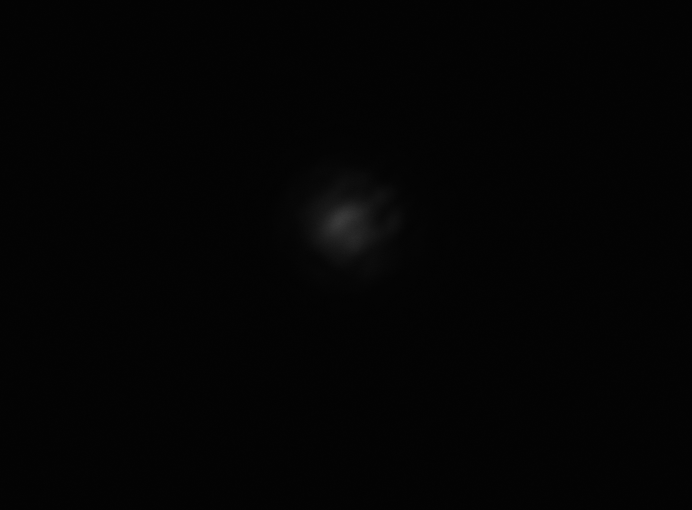
#> input picture 397_25/090_mm_397_nm.tif, 692 x 510 px; its folder holds 4 pictures in this run
$ python centered_waist_characterization.py
#> lines starting #> are read from the running program, lines starting #| are printed output that depends on the picture
'''
Format Idea (to make a diameter vs distance plot)
Refrence: https://github.com/SQRLab/beam_curve_fit/blob/master/beam-profiler.py
This code characterizes a laser beam as well as centering it at 0.
'''
import os
from PIL import Image
import numpy as np
from scipy.optimize import curve_fit
import matplotlib.pyplot as plt

#Gaussian functions
def gaussianbeam(x,a, m, w, offs):
    return a*np.exp(-2*(x-m)**2/w**2)+ offs

def waist_function(z, w0, z0, off):
     #Gaussian funciton waist
    return w0*np.sqrt(1+((z-off)/z0)**2)

# Reading from the folder 397 ,includes all the
# images at diffrent distances (mm)
root = '397_25' #can modify this for diffrent folder names
fnames = os.listdir(root)
length = len(fnames)
wavelength = fnames[0][7:10]

# Saving the names, x and y diameter measured by the camera
# and the pixels into arrays for further calculations
filenames = []
xDiameter = []
w_stddevs = []

#getting the images and reading them to then determine the beam diameter
for i in range(length):
    filepaths = os.path.join(root, fnames[i])
    names = fnames[i] ## to get the distance that is in the name
    filenames.append(names)

    #getting the images
    img = Image.open(filepaths)
#> img is the input picture: PIL image 692x510 RGBA; mean R, G, B, A 3.8, 3.8, 3.8, 255
    im = np.asarray(img).astype(float)
    if len(im.shape) > 2:
        im = im.mean(axis = -1)
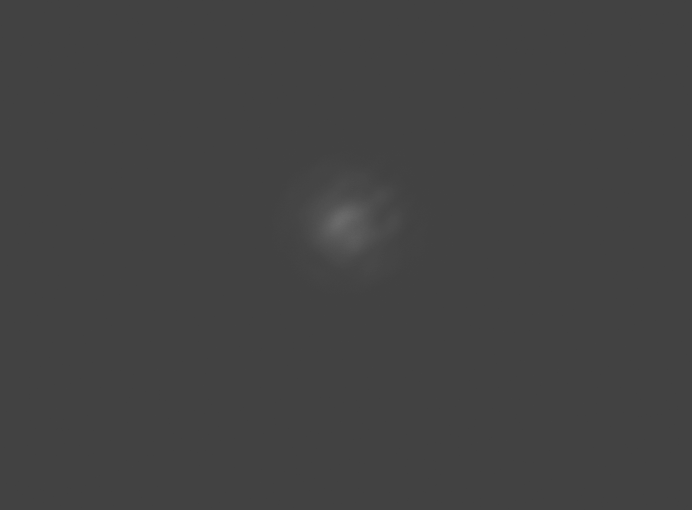
#> im: shape (510, 692) float64; min 65.25, max 107.2, mean 66.6
    pix_len = 4.84e-6 ##defult pixel length of the camera

    # shape of the beam
    h, w = im.shape
#> h = 510; w = 692
    x = np.arange(w)
#> x = 692 values from 0 to 691
    y = np.arange(h)
#> y = 510 values from 0 to 509

    # fit x
    xdata = x
#> xdata = 692 values from 0 to 691
    ydata = im.sum(0)
#> ydata = 692 values, max 35734.5 at index 344, min 33757.5 at index 631, mean 33963.5
    # a, m, w, offs
    p0 = (ydata.max(), xdata.max()/2, xdata.max()/4, im[0,0])
#> p0 = (35734.5, 345.5, 172.8, 66)
    px, cov = curve_fit(gaussianbeam, xdata, ydata, p0)
#> px = [1849, 345.8, 49.99, 33796.1]; cov = [[45.3, 7.39e-08, -0.732, -1.65], [7.39e-08, 0.0108, -2.18e-09, 6.28e-10], [-0.732, -2.18e-09, 0.0464, -0.0891], [-1.65, 6.28e-10, -0.0891, 2.33]]
    mx, wx = px[1], abs(px[2])
#> mx = 345.8; wx = 49.99
    #coveriance for w
    perr = np.sqrt(np.diag(cov)) ##the error needed in the plot
#> perr = [6.73, 0.104, 0.215, 1.53]
    w_stddevs.append(perr[2])

    px1=pix_len*1e6
    wx1=wx*pix_len*1e6
#> wx1 = 241.9
    xDiameter.append(wx1)
#> pass 2 of the loop `for i in range(length):`:
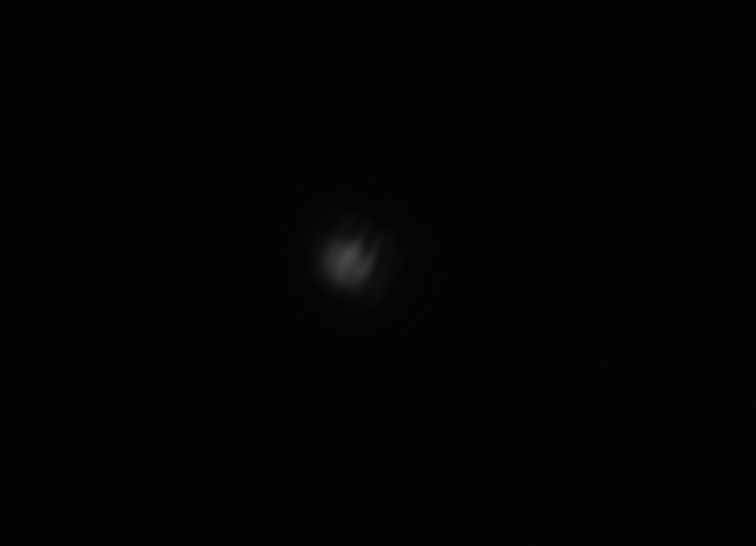
#> input picture 397_25/095_mm_397_nm.tif, 756 x 546 px
#> img is the input picture: PIL image 756x546 RGBA; mean R, G, B, A 3.5, 3.5, 3.5, 255
#> `im = im.mean(axis = -1)`:
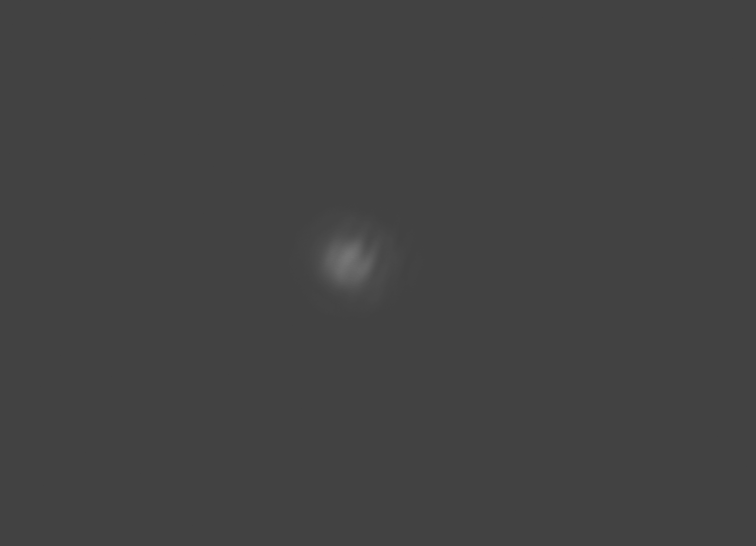
#> im: shape (546, 756) float64; min 65.25, max 117.8, mean 66.4
#> ydata = 756 values, max 38309.2 at index 347, min 36054.8 at index 8, mean 36240.8
#> p0 = (38309.2, 377.5, 188.8, 66)
#> px = [2186.8, 348.8, 38.67, 36100.6]; cov = [[57.08, 9.19e-08, -0.627, -1.39], [9.19e-08, 0.00585, -1.62e-09, 1.07e-12], [-0.627, -1.62e-09, 0.0246, -0.0491], [-1.39, 1.07e-12, -0.0491, 1.96]]
#> mx = 348.8; wx = 38.67
#> perr = [7.56, 0.0765, 0.157, 1.4]
#> wx1 = 187.2
#> pass 3 of the loop `for i in range(length):`:
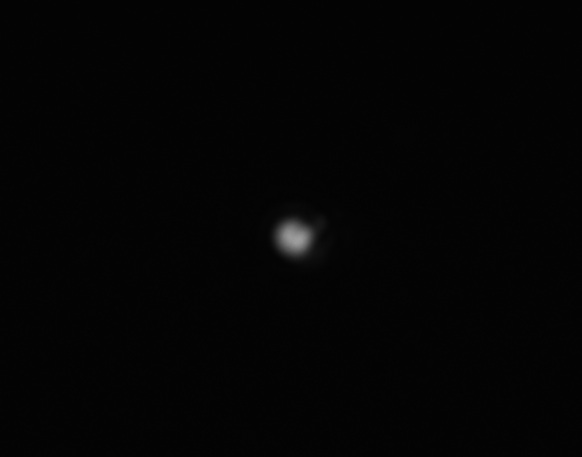
#> input picture 397_25/100_mm_397_nm.tif, 582 x 457 px
#> img is the input picture: PIL image 582x457 RGBA; mean R, G, B, A 3.8, 3.8, 3.8, 255
#> `im = im.mean(axis = -1)`:
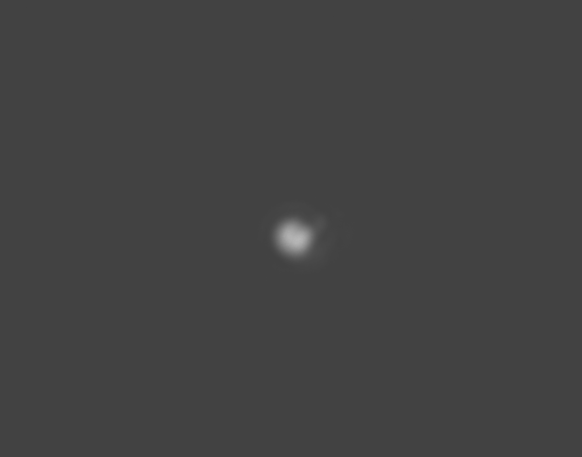
#> im: shape (457, 582) float64; min 65.25, max 183, mean 66.6
#> ydata = 582 values, max 33603 at index 295, min 30229.5 at index 119, mean 30435.3
#> p0 = (33603, 290.5, 145.2, 66)
#> px = [3455.5, 294.4, 23.61, 30259.6]; cov = [[122, 1.02e-07, -0.526, -2.29], [1.02e-07, 0.00187, -7.38e-10, 3.05e-10], [-0.526, -7.38e-10, 0.00779, -0.0312], [-2.29, 3.05e-10, -0.0312, 3.23]]
#> mx = 294.4; wx = 23.61
#> perr = [11.04, 0.0433, 0.0883, 1.8]
#> wx1 = 114.3
#> the loop made 4 passes; the first 3 are shown

### distances away from the lens
distance = []
#> distance = []
for k in range(len(filenames)):
    cameradistance = 17 # mm
    d = int(filenames[k][0:3]) + cameradistance
    distance.append(d)

###ploting the data in a diameter vs distance plot
## curve fit of the data
w0_guess = min(xDiameter)
offset_guess = distance[np.argmin(xDiameter)]
popt, _ =  curve_fit(waist_function, distance,xDiameter, sigma = w_stddevs, p0=(w0_guess,50,offset_guess))
smoothvals = np.linspace(min(distance), max(distance), 1000)
#> smoothvals = 1000 values from 107 to 122
#z, w0, z0, off
print('w_0 {}'.format(popt[0]))
yfit = waist_function(smoothvals, *popt)
print('z_0 {}'. format(popt[2]))

#diameter vs distance
plt.subplots(2,1, figsize=(8,9))
plt.scatter(distance,xDiameter, color = 'b', label = 'Expirimental')
plt.errorbar(distance, xDiameter, yerr =np.array(w_stddevs), ls = 'none', ecolor = 'b')
plt.title("Diameter of the beam vs Distance (for {} nm)".format(wavelength))
plt.xlabel('Distance in (mm)')
plt.ylabel('Diameter of the beam ($\mu$m)')
plt.plot(smoothvals, yfit, color = 'orange', label = 'gaussian beam waist ')
plt.tight_layout(pad = 1)
plt.legend()

#Plot where w_0 is at 0
plt.subplot(2,1,1)
x = [d - popt[2] for d in distance]
curvefitting = np.linspace(min(x), max(x), 1000)
#> curvefitting = 1000 values from -16.88 to -1.88
plt.plot(curvefitting, yfit, color = 'm', label = 'gaussian beam \n w\u2080 {:.3f} \n z\u2080 {:.3f}  '.format(popt[0], popt[2]))
plt.title('Gaussian Beam waist')
plt.xlabel('z position (mm)')
plt.ylabel('beam waist ($\mu$m)')
plt.tight_layout(pad = 1)
plt.legend()
plt.show()
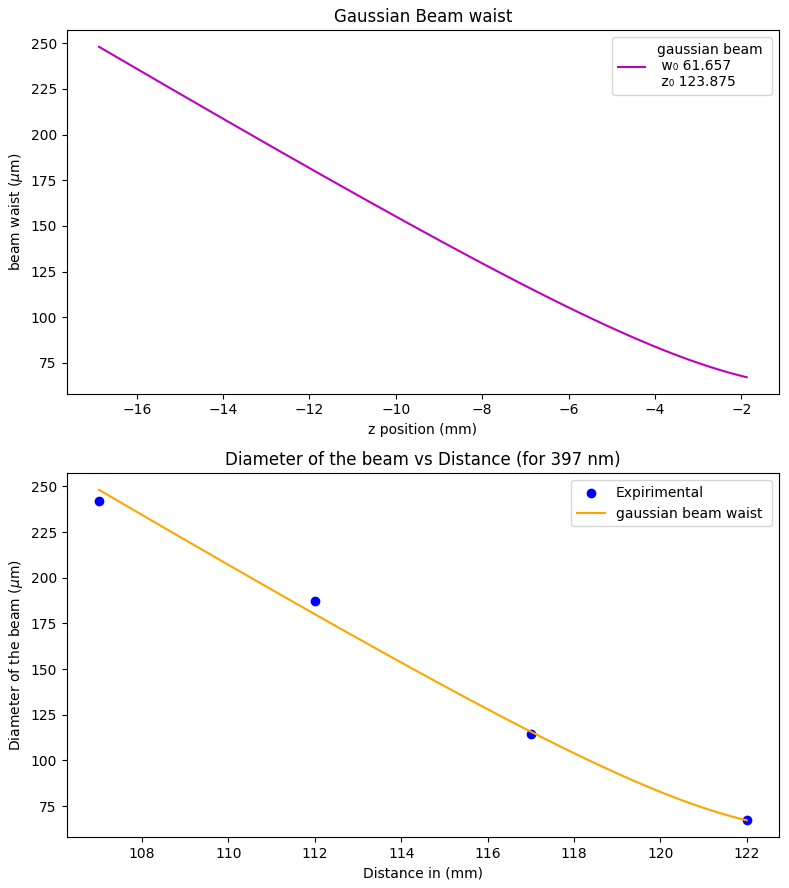
#> figure drawn by matplotlib, 2 panels; panel 1: curve peaks at x = -16.88, y = 248.1; panel 2: curve peaks at x = 107, y = 248.1
